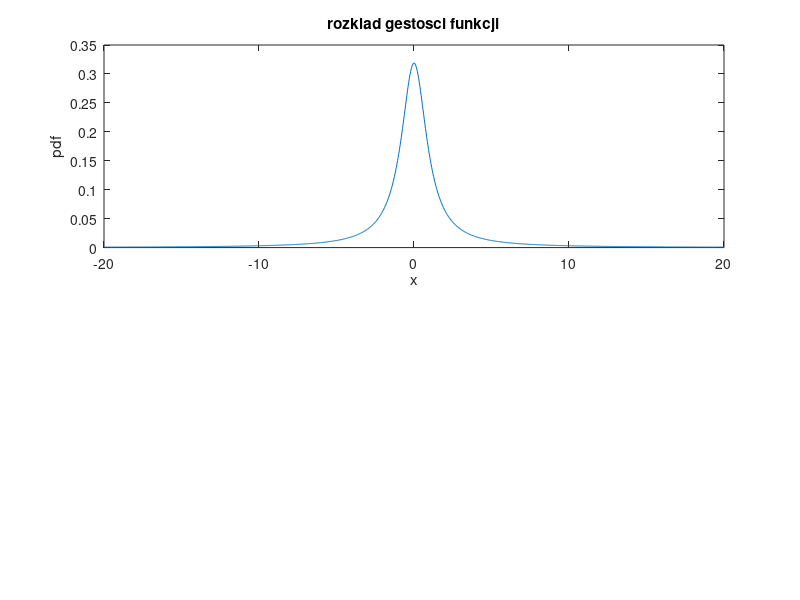

Reproduce this figure in MATLAB.
clear all
gamma = 1;
x0 = 0;
C_trial = 1;

f = @(x, gamma, x0, C_trial) C_trial./(pi*gamma*(1+((x-x0)/gamma).^2));

N_randoms = 5e7;

x_plot = linspace(-20,20,1000);
y_plot = f(x_plot, gamma, x0, C_trial);

width = 10000;
random_x = -width/2 + width*rand(N_randoms, 1);
rectangle_height = 1.01*max(y_plot);
random_y = rectangle_height*rand(N_randoms, 1);
rectangle_area = rectangle_height*width;
random_x_func_values = f(random_x, gamma, x0, C_trial);
points_under_curve = sum(random_x_func_values > random_y)
ratio_points = points_under_curve/N_randoms
integral_value = ratio_points * rectangle_area

C = integral_value;
y_plot = f(x_plot, gamma, x0, C);

subplot(2,1,1);
plot(x_plot, y_plot);
title('rozklad gestosci funkcji')
xlabel('x')
ylabel('pdf')

y_cdf = cumtrapz(x_plot, y_plot);

N_our_randoms = 1e5;
g = @(x) f(x, gamma, x0, C);
G = @(x) quadgk(g, -Inf, x);
Runiform = 0.01+0.98*rand(1,1000);
f_Random_numbers = arrayfun( @(y) fzero(@(x) (G(x)-y), 0), Runiform);
